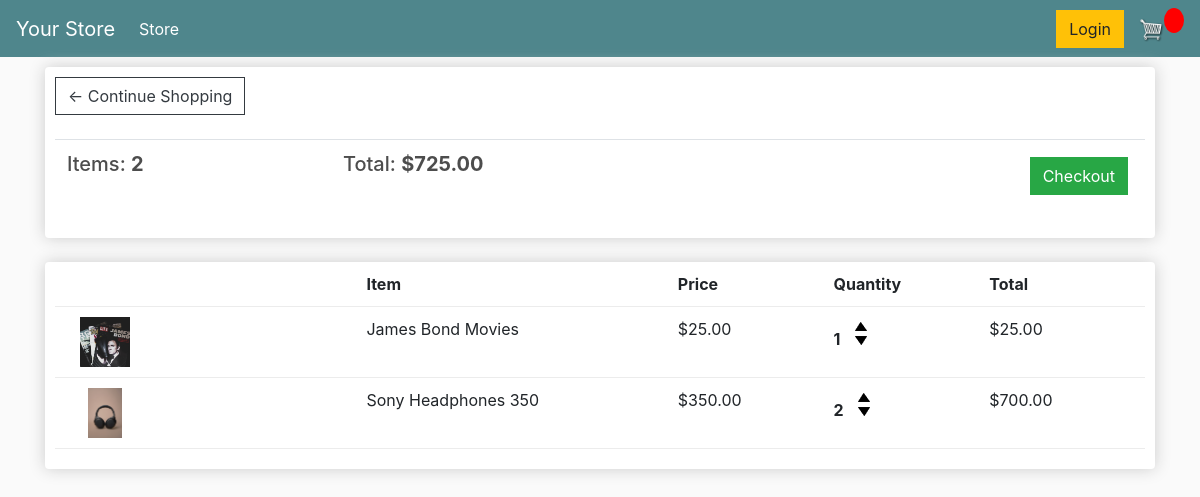
/cart/ (signed in), run on an earlier commit of the app's database.
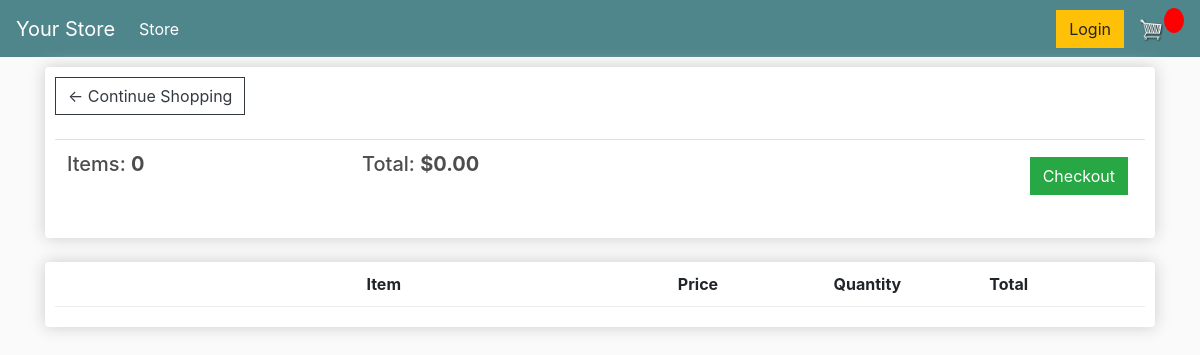
And on a later commit of the database.
### store/models.py (models this page shows, shortened)
class Order(models.Model):
    customer = models.ForeignKey(Customer, on_delete=models.SET_NULL, blank=True, null=True)
    date_ordered = models.DateTimeField(auto_now_add=True)
    complete = models.BooleanField(default=False)
    transaction_id = models.CharField(max_length=100, null=True)
    @property
    def get_cart_total(self):
        orderitems = self.orderitem_set.all()
        total = sum([item.get_total for item in orderitems])
        return total

class OrderItem(models.Model):
    product = models.ForeignKey(Product, on_delete=models.SET_NULL, null=True)
    order = models.ForeignKey(Order, on_delete=models.SET_NULL, null=True)
    quantity = models.IntegerField(default=0, null=True, blank=True)
    date_added = models.DateTimeField(auto_now_add=True)
    @property
    def get_total(self):
        return self.quantity * self.product.price

class Product(models.Model):
    name = models.CharField(max_length=200, null=True)
    price = models.DecimalField(max_digits=7, decimal_places=2)
    digital = models.BooleanField(default=False)
    image = models.ImageField()

### store/views.py (the view)
# urls.py: path("cart/", cart, name="cart"),
def cart(request):
    if request.user.is_authenticated:
        customer = request.user.customer
        order, created = Order.objects.get_or_create(customer=customer, complete=False)
        order_items = order.orderitem_set.all()
    else:
        order_items = []
        order = None
    context = {"order_items": order_items, "order": order}
    return render(request, "store/cart.html", context)

### store/templates/store/cart.html
{% extends 'store/main.html' %} {% load static %} {% block content %}
<div class="row">
  <div class="col-lg-12">
    <div class="box-element">
      <a class="btn btn-outline-dark" href="{% url 'store' %}"
        >&#x2190; Continue Shopping</a
      >
      <br />
      <br />
      <table class="table">
        <tr>
          <th>
            <h5>Items: <strong>{{order_items.count}}</strong></h5>
          </th>
          <th>
            <h5>
              Total: <strong>${{order.get_cart_total|floatformat:2}}</strong>
            </h5>
          </th>
          <th>
            <a
              style="float: right; margin: 5px"
              class="btn btn-success"
              href="{% url 'checkout' %}"
              >Checkout</a
            >
          </th>
        </tr>
      </table>
    </div>
    <br />
    <div class="box-element">
      <div class="cart-row">
        <div style="flex: 2"></div>
        <div style="flex: 2"><strong>Item</strong></div>
        <div style="flex: 1"><strong>Price</strong></div>
        <div style="flex: 1"><strong>Quantity</strong></div>
        <div style="flex: 1"><strong>Total</strong></div>
      </div>
      {% for item in order_items %}
      <div class="cart-row">
        <div style="flex: 2">
          <img class="row-image" src="{{item.product.image.url}}" />
        </div>
        <div style="flex: 2">{{item.product.name}}</div>
        <div style="flex: 1">${{item.product.price}}</div>
        <div style="flex: 1">
          <p class="quantity">{{item.quantity}}</p>
          <div class="quantity">
            <img
              class="chg-quantity update-cart"
              data-action="add"
              data-product="{{item.product.id}}"
              src="{% static  'images/arrow-up.png' %}"
            />
            <img
              class="chg-quantity update-cart"
              data-action="remove"
              data-product="{{item.product.id}}"
              src="{% static  'images/arrow-down.png' %}"
            />
          </div>
        </div>
        <div style="flex: 1">${{item.get_total}}</div>
      </div>
      {% endfor %}
    </div>
  </div>
</div>
{% endblock content %}

What changed in the data, as far as the page shows it:
no longer on this page (row edited): Order: count "2", get_cart_total "725.00"
no longer on this page (row unchanged): OrderItem: product.image (picture), product.name "James Bond Movies", product.price "25.00", quantity "1", get_total "25.00"
no longer on this page (row unchanged): OrderItem: product.image (picture), product.name "Sony Headphones 350", product.price "350.00", quantity "2", get_total "700.00"
added Order: count "0", get_cart_total "0.00"
